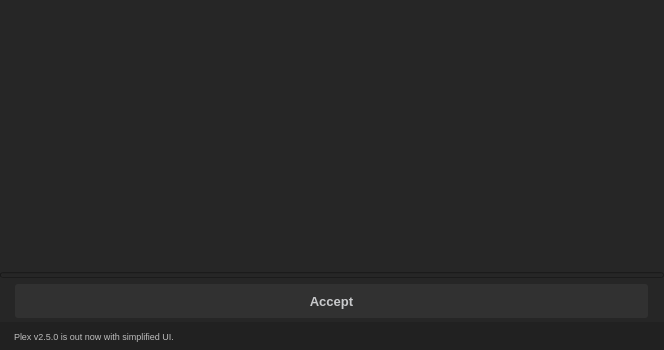
<?xml version="1.0" encoding="UTF-8"?>
<ui version="4.0">
 <class>wgResize</class>
 <widget class="QWidget" name="wgResize">
  <property name="geometry">
   <rect>
    <x>0</x>
    <y>0</y>
    <width>664</width>
    <height>350</height>
   </rect>
  </property>
  <property name="minimumSize">
   <size>
    <width>664</width>
    <height>56</height>
   </size>
  </property>
  <property name="maximumSize">
   <size>
    <width>16777215</width>
    <height>1632332</height>
   </size>
  </property>
  <property name="windowTitle">
   <string>arUtil</string>
  </property>
  <property name="windowIcon">
   <iconset>
    <normaloff>:/btn/btn/btn_write.png</normaloff>:/btn/btn/btn_write.png</iconset>
  </property>
  <layout class="QVBoxLayout" name="verticalLayout_5">
   <property name="spacing">
    <number>0</number>
   </property>
   <property name="leftMargin">
    <number>0</number>
   </property>
   <property name="topMargin">
    <number>0</number>
   </property>
   <property name="rightMargin">
    <number>0</number>
   </property>
   <property name="bottomMargin">
    <number>0</number>
   </property>
   <item>
    <widget class="QWidget" name="wg" native="true">
     <property name="styleSheet">
      <string notr="true">QWidget{
    color: rgb(201, 202, 204);
	background-color: rgb(38, 38, 38); 
	selection-background-color: rgb(1, 79, 131);
}

QListWidget::item:selected
{
   color: rgb(235, 235, 235);
   background-color: rgb(61, 120, 200);
}

QPushButton { 
	border: 2px;
    border-color: rgb(33, 33, 33);
	border-radius: 3px;
   background-color: rgb(49, 49, 49); 
}

QPushButton:hover {
	border-radius: 3px;
    color: rgb(49, 49, 49); 
	background-color: rgb(200, 184, 86); 
}

QToolTip { 
	border-radius: 5px;
	background-color: rgb(33, 33, 33);
	color: rgb(241, 241, 241);
	border: black solid 1px;
}</string>
     </property>
     <layout class="QVBoxLayout" name="verticalLayout_2">
      <property name="spacing">
       <number>0</number>
      </property>
      <property name="leftMargin">
       <number>0</number>
      </property>
      <property name="topMargin">
       <number>0</number>
      </property>
      <property name="rightMargin">
       <number>0</number>
      </property>
      <property name="bottomMargin">
       <number>0</number>
      </property>
      <item>
       <layout class="QVBoxLayout" name="verticalLayout" stretch="0">
        <property name="spacing">
         <number>2</number>
        </property>
        <property name="topMargin">
         <number>0</number>
        </property>
        <property name="rightMargin">
         <number>0</number>
        </property>
        <item>
         <widget class="QWidget" name="wgMain" native="true">
          <property name="styleSheet">
           <string notr="true"/>
          </property>
          <layout class="QVBoxLayout" name="layMain">
           <property name="spacing">
            <number>0</number>
           </property>
           <property name="leftMargin">
            <number>0</number>
           </property>
           <property name="topMargin">
            <number>0</number>
           </property>
           <property name="rightMargin">
            <number>0</number>
           </property>
           <property name="bottomMargin">
            <number>0</number>
           </property>
          </layout>
         </widget>
        </item>
       </layout>
      </item>
      <item>
       <widget class="QWidget" name="wgFooter" native="true">
        <property name="maximumSize">
         <size>
          <width>16777215</width>
          <height>50</height>
         </size>
        </property>
        <layout class="QVBoxLayout" name="verticalLayout_7">
         <property name="spacing">
          <number>0</number>
         </property>
         <property name="leftMargin">
          <number>0</number>
         </property>
         <property name="topMargin">
          <number>0</number>
         </property>
         <property name="rightMargin">
          <number>0</number>
         </property>
         <property name="bottomMargin">
          <number>0</number>
         </property>
         <item>
          <widget class="QProgressBar" name="prbStatus">
           <property name="maximumSize">
            <size>
             <width>16777215</width>
             <height>6</height>
            </size>
           </property>
           <property name="value">
            <number>0</number>
           </property>
           <property name="textVisible">
            <bool>false</bool>
           </property>
           <property name="invertedAppearance">
            <bool>false</bool>
           </property>
          </widget>
         </item>
         <item>
          <widget class="QWidget" name="wgFooter_2" native="true">
           <property name="minimumSize">
            <size>
             <width>0</width>
             <height>40</height>
            </size>
           </property>
           <property name="maximumSize">
            <size>
             <width>16777215</width>
             <height>16777215</height>
            </size>
           </property>
           <property name="styleSheet">
            <string notr="true"/>
           </property>
           <layout class="QHBoxLayout" name="horizontalLayout_2">
            <property name="spacing">
             <number>10</number>
            </property>
            <property name="leftMargin">
             <number>15</number>
            </property>
            <property name="topMargin">
             <number>6</number>
            </property>
            <property name="rightMargin">
             <number>16</number>
            </property>
            <property name="bottomMargin">
             <number>4</number>
            </property>
            <item>
             <widget class="QPushButton" name="btnAccept">
              <property name="enabled">
               <bool>true</bool>
              </property>
              <property name="minimumSize">
               <size>
                <width>0</width>
                <height>0</height>
               </size>
              </property>
              <property name="maximumSize">
               <size>
                <width>10000</width>
                <height>10000</height>
               </size>
              </property>
              <property name="font">
               <font>
                <family>MS Shell Dlg 2</family>
                <pointsize>10</pointsize>
                <weight>75</weight>
                <bold>true</bold>
                <underline>false</underline>
                <strikeout>false</strikeout>
               </font>
              </property>
              <property name="toolTip">
               <string>Accept</string>
              </property>
              <property name="text">
               <string>Accept</string>
              </property>
              <property name="iconSize">
               <size>
                <width>35</width>
                <height>35</height>
               </size>
              </property>
              <property name="shortcut">
               <string>Return</string>
              </property>
              <property name="checkable">
               <bool>false</bool>
              </property>
              <property name="checked">
               <bool>false</bool>
              </property>
              <property name="autoDefault">
               <bool>false</bool>
              </property>
              <property name="default">
               <bool>false</bool>
              </property>
              <property name="flat">
               <bool>false</bool>
              </property>
             </widget>
            </item>
           </layout>
          </widget>
         </item>
        </layout>
       </widget>
      </item>
      <item>
       <widget class="QWidget" name="wgHelp" native="true">
        <property name="minimumSize">
         <size>
          <width>0</width>
          <height>28</height>
         </size>
        </property>
        <property name="maximumSize">
         <size>
          <width>16777215</width>
          <height>28</height>
         </size>
        </property>
        <property name="styleSheet">
         <string notr="true">QWidget{
    background-color: rgb(33, 33, 33); 
}
</string>
        </property>
        <layout class="QHBoxLayout" name="horizontalLayout_5">
         <property name="spacing">
          <number>16</number>
         </property>
         <property name="leftMargin">
          <number>14</number>
         </property>
         <property name="topMargin">
          <number>0</number>
         </property>
         <property name="rightMargin">
          <number>14</number>
         </property>
         <property name="bottomMargin">
          <number>0</number>
         </property>
         <item>
          <widget class="QLabel" name="lblAnnouncement">
           <property name="font">
            <font>
             <pointsize>7</pointsize>
            </font>
           </property>
           <property name="styleSheet">
            <string notr="true">color: rgb(190, 190, 190);</string>
           </property>
           <property name="text">
            <string>Plex v2.5.0 is out now with simplified UI.</string>
           </property>
          </widget>
         </item>
         <item>
          <widget class="QPushButton" name="btnOpenFolder">
           <property name="enabled">
            <bool>true</bool>
           </property>
           <property name="minimumSize">
            <size>
             <width>0</width>
             <height>0</height>
            </size>
           </property>
           <property name="maximumSize">
            <size>
             <width>16</width>
             <height>16</height>
            </size>
           </property>
           <property name="toolTip">
            <string>Open Context Folder</string>
           </property>
           <property name="text">
            <string/>
           </property>
           <property name="icon">
            <iconset resource="../../img/img.qrc">
             <normaloff>:/icons/icons/folder_open.png</normaloff>:/icons/icons/folder_open.png</iconset>
           </property>
           <property name="iconSize">
            <size>
             <width>14</width>
             <height>14</height>
            </size>
           </property>
          </widget>
         </item>
         <item>
          <widget class="QPushButton" name="btnProject">
           <property name="maximumSize">
            <size>
             <width>16</width>
             <height>16</height>
            </size>
           </property>
           <property name="toolTip">
            <string>Project</string>
           </property>
           <property name="layoutDirection">
            <enum>Qt::LeftToRight</enum>
           </property>
           <property name="text">
            <string/>
           </property>
           <property name="icon">
            <iconset resource="../../img/img.qrc">
             <normaloff>:/icons/icons/project2.png</normaloff>:/icons/icons/project2.png</iconset>
           </property>
           <property name="iconSize">
            <size>
             <width>14</width>
             <height>14</height>
            </size>
           </property>
          </widget>
         </item>
         <item>
          <widget class="QPushButton" name="btnUser">
           <property name="maximumSize">
            <size>
             <width>16</width>
             <height>16</height>
            </size>
           </property>
           <property name="toolTip">
            <string/>
           </property>
           <property name="text">
            <string/>
           </property>
           <property name="icon">
            <iconset resource="../../img/img.qrc">
             <normaloff>:/user/user/default.png</normaloff>:/user/user/default.png</iconset>
           </property>
           <property name="iconSize">
            <size>
             <width>14</width>
             <height>14</height>
            </size>
           </property>
          </widget>
         </item>
         <item>
          <widget class="QPushButton" name="btnReport">
           <property name="maximumSize">
            <size>
             <width>16</width>
             <height>16</height>
            </size>
           </property>
           <property name="toolTip">
            <string>&lt;html&gt;&lt;head/&gt;&lt;body&gt;&lt;p&gt;&lt;span style=&quot; font-weight:600;&quot;&gt;Report&lt;/span&gt;&lt;/p&gt;&lt;p&gt;Report a bug, suggest a feature and get support.&lt;/p&gt;&lt;/body&gt;&lt;/html&gt;</string>
           </property>
           <property name="text">
            <string/>
           </property>
           <property name="icon">
            <iconset resource="../../img/img.qrc">
             <normaloff>:/icons/icons/email.png</normaloff>:/icons/icons/email.png</iconset>
           </property>
           <property name="iconSize">
            <size>
             <width>14</width>
             <height>14</height>
            </size>
           </property>
           <property name="flat">
            <bool>true</bool>
           </property>
          </widget>
         </item>
         <item>
          <widget class="QPushButton" name="btnHelp">
           <property name="maximumSize">
            <size>
             <width>16</width>
             <height>16</height>
            </size>
           </property>
           <property name="toolTip">
            <string>&lt;html&gt;&lt;head/&gt;&lt;body&gt;&lt;p&gt;&lt;span style=&quot; font-weight:600;&quot;&gt;Help&lt;/span&gt;&lt;/p&gt;&lt;p&gt;Open app website.&lt;/p&gt;&lt;/body&gt;&lt;/html&gt;</string>
           </property>
           <property name="text">
            <string/>
           </property>
           <property name="icon">
            <iconset resource="../../img/img.qrc">
             <normaloff>:/icons/icons/help.png</normaloff>:/icons/icons/help.png</iconset>
           </property>
           <property name="iconSize">
            <size>
             <width>14</width>
             <height>14</height>
            </size>
           </property>
           <property name="flat">
            <bool>true</bool>
           </property>
          </widget>
         </item>
        </layout>
       </widget>
      </item>
     </layout>
    </widget>
   </item>
  </layout>
 </widget>
 <resources>
  <include location="../../img/img.qrc"/>
 </resources>
 <connections/>
</ui>
